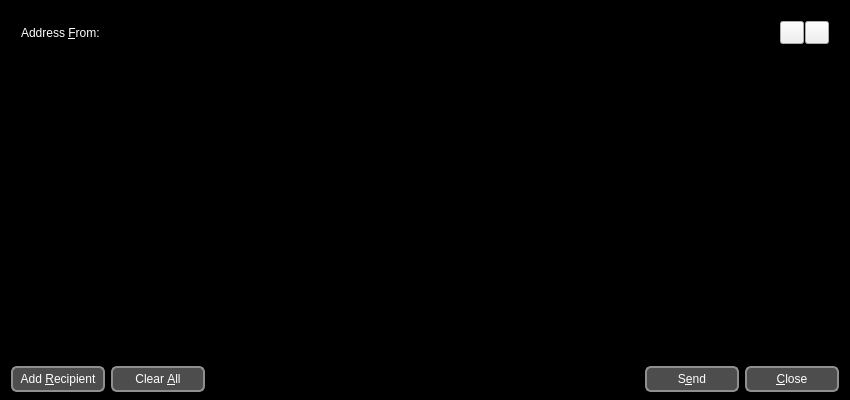
<?xml version="1.0" encoding="UTF-8"?>
<ui version="4.0">
 <class>SendMessagesDialog</class>
 <widget class="QDialog" name="SendMessagesDialog">
  <property name="geometry">
   <rect>
    <x>0</x>
    <y>0</y>
    <width>850</width>
    <height>400</height>
   </rect>
  </property>
  <property name="palette">
   <palette>
    <active>
     <colorrole role="WindowText">
      <brush brushstyle="SolidPattern">
       <color alpha="255">
        <red>255</red>
        <green>255</green>
        <blue>255</blue>
       </color>
      </brush>
     </colorrole>
     <colorrole role="Base">
      <brush brushstyle="SolidPattern">
       <color alpha="255">
        <red>0</red>
        <green>0</green>
        <blue>0</blue>
       </color>
      </brush>
     </colorrole>
     <colorrole role="Window">
      <brush brushstyle="SolidPattern">
       <color alpha="255">
        <red>0</red>
        <green>0</green>
        <blue>0</blue>
       </color>
      </brush>
     </colorrole>
    </active>
    <inactive>
     <colorrole role="WindowText">
      <brush brushstyle="SolidPattern">
       <color alpha="255">
        <red>255</red>
        <green>255</green>
        <blue>255</blue>
       </color>
      </brush>
     </colorrole>
     <colorrole role="Base">
      <brush brushstyle="SolidPattern">
       <color alpha="255">
        <red>0</red>
        <green>0</green>
        <blue>0</blue>
       </color>
      </brush>
     </colorrole>
     <colorrole role="Window">
      <brush brushstyle="SolidPattern">
       <color alpha="255">
        <red>0</red>
        <green>0</green>
        <blue>0</blue>
       </color>
      </brush>
     </colorrole>
    </inactive>
    <disabled>
     <colorrole role="WindowText">
      <brush brushstyle="SolidPattern">
       <color alpha="255">
        <red>159</red>
        <green>158</green>
        <blue>158</blue>
       </color>
      </brush>
     </colorrole>
     <colorrole role="Base">
      <brush brushstyle="SolidPattern">
       <color alpha="255">
        <red>0</red>
        <green>0</green>
        <blue>0</blue>
       </color>
      </brush>
     </colorrole>
     <colorrole role="Window">
      <brush brushstyle="SolidPattern">
       <color alpha="255">
        <red>0</red>
        <green>0</green>
        <blue>0</blue>
       </color>
      </brush>
     </colorrole>
    </disabled>
   </palette>
  </property>
  <property name="windowTitle">
   <string>Send Messages</string>
  </property>
  <layout class="QVBoxLayout" name="verticalLayout" stretch="0,1,0">
   <property name="bottomMargin">
    <number>8</number>
   </property>
   <item>
    <widget class="QFrame" name="frameAddressFrom">
     <property name="sizePolicy">
      <sizepolicy hsizetype="Expanding" vsizetype="Expanding">
       <horstretch>0</horstretch>
       <verstretch>0</verstretch>
      </sizepolicy>
     </property>
     <property name="maximumSize">
      <size>
       <width>16777215</width>
       <height>16777215</height>
      </size>
     </property>
     <property name="frameShape">
      <enum>QFrame::StyledPanel</enum>
     </property>
     <property name="frameShadow">
      <enum>QFrame::Sunken</enum>
     </property>
     <layout class="QHBoxLayout" name="horizontalLayout_3">
      <item>
       <widget class="QLabel" name="addressFromLabel">
        <property name="text">
         <string>Address &amp;From:</string>
        </property>
        <property name="buddy">
         <cstring>addressFrom</cstring>
        </property>
       </widget>
      </item>
      <item>
       <layout class="QHBoxLayout" name="horizontalLayout_4">
        <property name="spacing">
         <number>1</number>
        </property>
        <item>
         <widget class="QValidatedLineEdit" name="addressFrom"/>
        </item>
        <item>
         <widget class="QToolButton" name="addressBookButton">
          <property name="toolTip">
           <string>Choose address from address book</string>
          </property>
          <property name="styleSheet">
           <string notr="true">QPushButton {
     border: 2px solid #8f8f91;
     border-radius: 6px;
     background-color: qlineargradient(spread:pad, x1:0, y1:0, x2:1, y2:0, stop:0.0511364 rgba(77, 77, 77, 255));
     min-width:90px;
     min-height: 22px;
     color: #fff;
 }

 QPushButton:pressed {
     background-color: qlineargradient(x1: 0, y1: 0, x2: 0, y2: 1,
                                       stop: 0 #dadbde, stop: 1 #f6f7fa);
 }

 QPushButton:flat {
     border: none; /* no border for a flat push button */
 }
QDialogButtonBox {
	background-color: #000;
}</string>
          </property>
          <property name="text">
           <string/>
          </property>
          <property name="icon">
           <iconset resource="../bitcoin.qrc">
            <normaloff>:/icons/address-book</normaloff>:/icons/address-book</iconset>
          </property>
          <property name="shortcut">
           <string>Alt+A</string>
          </property>
         </widget>
        </item>
        <item>
         <widget class="QToolButton" name="pasteButton">
          <property name="toolTip">
           <string>Paste address from clipboard</string>
          </property>
          <property name="styleSheet">
           <string notr="true">QPushButton {
     border: 2px solid #8f8f91;
     border-radius: 6px;
     background-color: qlineargradient(spread:pad, x1:0, y1:0, x2:1, y2:0, stop:0.0511364 rgba(77, 77, 77, 255));
     min-width:90px;
     min-height: 22px;
     color: #fff;
 }

 QPushButton:pressed {
     background-color: qlineargradient(x1: 0, y1: 0, x2: 0, y2: 1,
                                       stop: 0 #dadbde, stop: 1 #f6f7fa);
 }

 QPushButton:flat {
     border: none; /* no border for a flat push button */
 }
QDialogButtonBox {
	background-color: #000;
}</string>
          </property>
          <property name="text">
           <string/>
          </property>
          <property name="icon">
           <iconset resource="../bitcoin.qrc">
            <normaloff>:/icons/editpaste</normaloff>:/icons/editpaste</iconset>
          </property>
          <property name="shortcut">
           <string>Alt+P</string>
          </property>
         </widget>
        </item>
       </layout>
      </item>
     </layout>
    </widget>
   </item>
   <item>
    <widget class="QScrollArea" name="scrollArea">
     <property name="widgetResizable">
      <bool>true</bool>
     </property>
     <widget class="QWidget" name="scrollAreaWidgetContents">
      <property name="geometry">
       <rect>
        <x>0</x>
        <y>0</y>
        <width>830</width>
        <height>292</height>
       </rect>
      </property>
      <layout class="QVBoxLayout" name="verticalLayout_2">
       <property name="leftMargin">
        <number>0</number>
       </property>
       <property name="topMargin">
        <number>0</number>
       </property>
       <property name="rightMargin">
        <number>0</number>
       </property>
       <property name="bottomMargin">
        <number>0</number>
       </property>
       <item>
        <layout class="QVBoxLayout" name="entries">
         <property name="spacing">
          <number>6</number>
         </property>
        </layout>
       </item>
       <item>
        <spacer name="verticalSpacer">
         <property name="orientation">
          <enum>Qt::Vertical</enum>
         </property>
         <property name="sizeHint" stdset="0">
          <size>
           <width>20</width>
           <height>40</height>
          </size>
         </property>
        </spacer>
       </item>
      </layout>
     </widget>
    </widget>
   </item>
   <item>
    <layout class="QHBoxLayout" name="horizontalLayout">
     <item>
      <widget class="QPushButton" name="addButton">
       <property name="toolTip">
        <string>Send to multiple recipients at once</string>
       </property>
       <property name="styleSheet">
        <string notr="true">QPushButton {
     border: 2px solid #8f8f91;
     border-radius: 6px;
     background-color: qlineargradient(spread:pad, x1:0, y1:0, x2:1, y2:0, stop:0.0511364 rgba(77, 77, 77, 255));
     min-width:90px;
     min-height: 22px;
     color: #fff;
 }

 QPushButton:pressed {
     background-color: qlineargradient(x1: 0, y1: 0, x2: 0, y2: 1,
                                       stop: 0 #dadbde, stop: 1 #f6f7fa);
 }

 QPushButton:flat {
     border: none; /* no border for a flat push button */
 }
QDialogButtonBox {
	background-color: #000;
}</string>
       </property>
       <property name="text">
        <string>Add &amp;Recipient</string>
       </property>
       <property name="icon">
        <iconset resource="../bitcoin.qrc">
         <normaloff>:/icons/add</normaloff>:/icons/add</iconset>
       </property>
       <property name="autoDefault">
        <bool>false</bool>
       </property>
      </widget>
     </item>
     <item>
      <widget class="QPushButton" name="clearButton">
       <property name="sizePolicy">
        <sizepolicy hsizetype="Minimum" vsizetype="Fixed">
         <horstretch>0</horstretch>
         <verstretch>0</verstretch>
        </sizepolicy>
       </property>
       <property name="toolTip">
        <string>Remove all transaction fields</string>
       </property>
       <property name="styleSheet">
        <string notr="true">QPushButton {
     border: 2px solid #8f8f91;
     border-radius: 6px;
     background-color: qlineargradient(spread:pad, x1:0, y1:0, x2:1, y2:0, stop:0.0511364 rgba(77, 77, 77, 255));
     min-width:90px;
     min-height: 22px;
     color: #fff;
 }

 QPushButton:pressed {
     background-color: qlineargradient(x1: 0, y1: 0, x2: 0, y2: 1,
                                       stop: 0 #dadbde, stop: 1 #f6f7fa);
 }

 QPushButton:flat {
     border: none; /* no border for a flat push button */
 }
QDialogButtonBox {
	background-color: #000;
}</string>
       </property>
       <property name="text">
        <string>Clear &amp;All</string>
       </property>
       <property name="icon">
        <iconset resource="../bitcoin.qrc">
         <normaloff>:/icons/remove</normaloff>:/icons/remove</iconset>
       </property>
       <property name="autoRepeatDelay">
        <number>300</number>
       </property>
       <property name="autoDefault">
        <bool>false</bool>
       </property>
      </widget>
     </item>
     <item>
      <spacer name="horizontalSpacer">
       <property name="orientation">
        <enum>Qt::Horizontal</enum>
       </property>
       <property name="sizeHint" stdset="0">
        <size>
         <width>40</width>
         <height>20</height>
        </size>
       </property>
      </spacer>
     </item>
     <item>
      <widget class="QPushButton" name="sendButton">
       <property name="minimumSize">
        <size>
         <width>94</width>
         <height>26</height>
        </size>
       </property>
       <property name="toolTip">
        <string>Confirm the send action</string>
       </property>
       <property name="styleSheet">
        <string notr="true">QPushButton {
     border: 2px solid #8f8f91;
     border-radius: 6px;
     background-color: qlineargradient(spread:pad, x1:0, y1:0, x2:1, y2:0, stop:0.0511364 rgba(77, 77, 77, 255));
     min-width:90px;
     min-height: 22px;
     color: #fff;
 }

 QPushButton:pressed {
     background-color: qlineargradient(x1: 0, y1: 0, x2: 0, y2: 1,
                                       stop: 0 #dadbde, stop: 1 #f6f7fa);
 }

 QPushButton:flat {
     border: none; /* no border for a flat push button */
 }
QDialogButtonBox {
	background-color: #000;
}</string>
       </property>
       <property name="text">
        <string>S&amp;end</string>
       </property>
       <property name="icon">
        <iconset resource="../bitcoin.qrc">
         <normaloff>:/icons/send</normaloff>:/icons/send</iconset>
       </property>
       <property name="default">
        <bool>true</bool>
       </property>
      </widget>
     </item>
     <item>
      <widget class="QPushButton" name="closeButton">
       <property name="styleSheet">
        <string notr="true">QPushButton {
     border: 2px solid #8f8f91;
     border-radius: 6px;
     background-color: qlineargradient(spread:pad, x1:0, y1:0, x2:1, y2:0, stop:0.0511364 rgba(77, 77, 77, 255));
     min-width:90px;
     min-height: 22px;
     color: #fff;
 }

 QPushButton:pressed {
     background-color: qlineargradient(x1: 0, y1: 0, x2: 0, y2: 1,
                                       stop: 0 #dadbde, stop: 1 #f6f7fa);
 }

 QPushButton:flat {
     border: none; /* no border for a flat push button */
 }
QDialogButtonBox {
	background-color: #000;
}</string>
       </property>
       <property name="text">
        <string>&amp;Close</string>
       </property>
       <property name="icon">
        <iconset resource="../bitcoin.qrc">
         <normaloff>:/icons/quit</normaloff>:/icons/quit</iconset>
       </property>
      </widget>
     </item>
    </layout>
   </item>
  </layout>
 </widget>
 <customwidgets>
  <customwidget>
   <class>QValidatedLineEdit</class>
   <extends>QLineEdit</extends>
   <header>qvalidatedlineedit.h</header>
  </customwidget>
 </customwidgets>
 <resources>
  <include location="../bitcoin.qrc"/>
 </resources>
 <connections/>
</ui>
